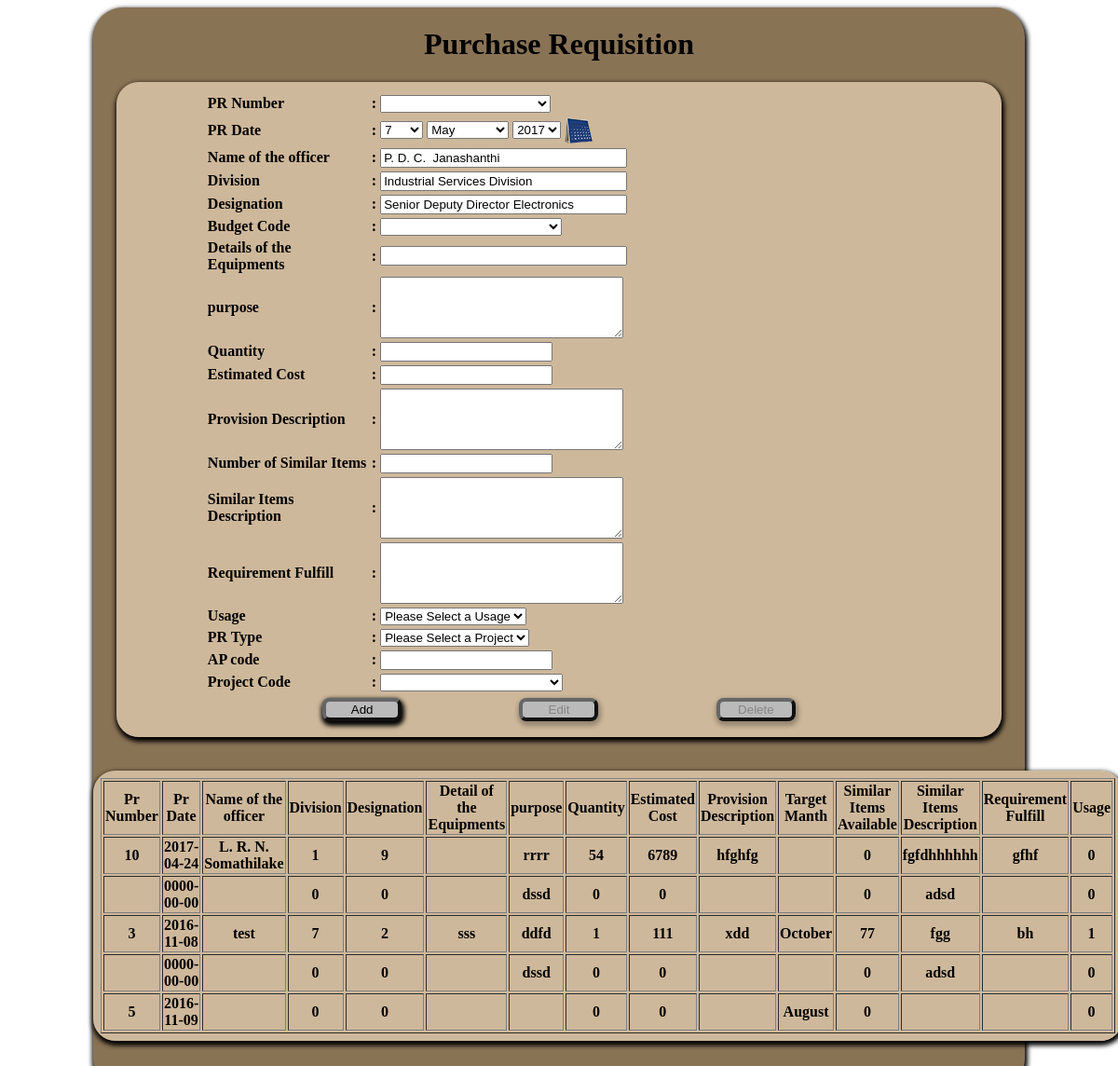
/pr_request.php (signed in), run on the app's committed database.
### tables this page shows
CREATE TABLE `emp_details_tbl` (
  `EmpNo` int(10) NOT NULL,
  `tec_member` varchar(10) NOT NULL,
  `Title` varchar(10) DEFAULT NULL,
  `Fullname` varchar(200) DEFAULT NULL,
  `NICNum` varchar(10) DEFAULT NULL,
  `DOB` date DEFAULT NULL,
  `Gender` varchar(6) DEFAULT NULL,
  `Email` varchar(100) DEFAULT NULL,
  `MobileNo` varchar(15) DEFAULT NULL,
  `DateofAppoinment` date DEFAULT NULL,
  `DivisionCode` int(5) DEFAULT NULL,
  `DesigCode` int(5) DEFAULT NULL,
  `EmpTypeCode` int(2) DEFAULT NULL,
  `CategoryCode` int(3) DEFAULT NULL,
  `RetirementDT` date DEFAULT NULL
);

CREATE TABLE `division_tbl` (
  `DivisionCode` int(5) NOT NULL,
  `Division` varchar(150) DEFAULT NULL,
  `sh_code` varchar(5) NOT NULL,
  `category` char(1) NOT NULL
);

CREATE TABLE `designation_tbl` (
  `DesigCode` int(5) NOT NULL,
  `Designation` varchar(150) NOT NULL
);

CREATE TABLE `pc_pr_dtls_tbl` (
  `pr_dtls_code` int(11) NOT NULL,
  `pr_no` varchar(25) NOT NULL,
  `applicant` int(10) NOT NULL,
  `serial_no` int(10) NOT NULL,
  `DivisionCode` int(5) NOT NULL,
  `Name_officer` varchar(300) NOT NULL,
  `descrip` varchar(200) NOT NULL,
  `pr_date` date NOT NULL,
  `quantity` double NOT NULL,
  `pur_ type` varchar(400) NOT NULL,
  `purpose` varchar(600) NOT NULL,
  `DesigCode` int(5) NOT NULL,
  `Dtls_of_equipment` varchar(1000) NOT NULL,
  `est_cost` double NOT NULL,
  `act_cost` double NOT NULL,
  `bud_pro_des` text NOT NULL,
  `alter_source` text NOT NULL,
  `provision_des` varchar(600) NOT NULL,
  `simiar_item` int(10) NOT NULL,
  `similar_des` text NOT NULL,
  `head_rec` int(10) NOT NULL,
  `head_rec_date` date NOT NULL,
  `head_rec_sta` varchar(3) NOT NULL,
  `rec_ddg` int(10) NOT NULL,
  `rec_ddg_date` date NOT NULL,
  `rec_ddg_sta` varchar(3) NOT NULL,
  `autri_dg` int(10) NOT NULL,
  `autri_dg_date` date NOT NULL,
  `autri_dg_sta` varchar(3) NOT NULL,
  `usage_no` int(11) NOT NULL,
  `req_fulfill` varchar(1000) NOT NULL,
  `target_month` varchar(500) NOT NULL,
  `pro_code` varchar(20) NOT NULL,
  `pr_type_no` int(11) NOT NULL,
  `file_no` varchar(25) NOT NULL,
  `remarks` varchar(10) DEFAULT NULL,
  `ap_code` varchar(20) NOT NULL
);

### phpfncs/Database.php (called while the page is built, shortened)
<?php
class DBOperations
{
private $ServerCon;
	public function Connect_to_DB($db)
	{
	$this->ServerCon = mysql_connect("localhost","root","");
	if (!$this->ServerCon)
		  {
		  die('Could not connect: ' . mysql_error());
		  }
	  else
		  {
			$this->DbCon =mysql_select_db('misaccdb', $this->ServerCon);
		  }
	}
	public function Exe_Qry($query)
	{
			$result = mysql_query($query, $this->ServerCon);
				if(!$result)
				{
					die('DB Error: ' . mysql_error(). " <br/>" .$query);
					echo '<script> alert ("'. mysql_error() .'"); </script>';
				}
				else
				{
					return $result;
				}
	}
	public function Next_Record($result)
	{
			return mysql_fetch_array($result);
	}
}
?>

### pr_request.php (the view, shortened to what this page needs)
<html>
<head>
<?php
require_once ("phpfncs/Database.php");
$db =new DBOperations('d');
$fncs= new FRMOperations();
$butOp=false;
$Quantity="";
$EstCost="";
    if (isset($_POST['apcode']))
{
	$apcode=$_POST['apcode'];
}
else
{
	$apcode="";
}
if (isset($_POST['dtls_of_equipment']))
{
	$dtls_of_equipment=$_POST['dtls_of_equipment'];
}
else
{
	$dtls_of_equipment="";
}
if (isset($_POST['purpose']))
{
	$purpose=$_POST['purpose'];
}
else
{
	$purpose="";
}
if (isset($_POST['Quantity']))
{
	$Quantity=$_POST['Quantity'];
}
else
{
	$Quantity="";
}
if (isset($_POST['provision_des']))
{
	$provision_des=$_POST['provision_des'];
}
else
{
	$provision_des="";
}
if (isset($_POST['EstCost']))
{
	$EstCost=$_POST['EstCost'];
}
else
{
	$EstCost="";
}
if (isset($_POST['provision_des']))
{
	$provision_des=$_POST['provision_des'];
}
else
{
	$provision_des="";
}
if (isset($_POST['PsEqi']))
{
	$PsEqi=$_POST['PsEqi'];
}
else
{
	$PsEqi="";
}
if (isset($_POST['req_fulfill']))
{
	$req_fulfill=$_POST['req_fulfill'];
}
else
{
	$req_fulfill="";
}
?>
<link href="css/Css_file.css" rel="stylesheet" type="text/css">
</head>
<body onLoad="sessSet('pr_request.php')" onClick="mytstfunc()">
<div id="wrapp">
 <form id="form1" name="form1" method="post" action="" >
  <table id="wrapped2" align="center" width="136%"  border="0" cellpadding="10" cellspacing="1">
   <caption>
   <h1>Purchase Requisition</h1>
   </caption>
   <tr>
    <td><table border="0" align="center">
      <tr>
       <th width="172" align="left">PR Number</th>
       <th width="5">:</th>
       <td width="569"><?php
	   	echo'<select name = "PrCodeLst" id = "PrCodeLst"  onChange="document.form1.submit()">
		<option value="new">Please Select a Pr Number</option>';
		$ress = $db->Exe_Qry("SELECT pr_no FROM pc_pr_dtls_tbl");
		while ($roww = $db->Next_Record($ress))
	    {
	        echo "<OPTION VALUE=".$roww["pr_no"].">".$roww["pr_no"]."</OPTION>";
		}
		echo'</select>';
	   ?>
       </td>
      </tr>
      <tr>
       <th align="left">PR Date</th>
       <th>:</th>
       <td><?php $fncs->CrtCalender("Prdate",date('y-m-d'),0);?></td>
      </tr>
      <tr>
       <th align="left">Name of the officer</th>
       <th>:</th><?php
	    $empno = $_SESSION['proclogin_un'];
	$ress = $db->Exe_Qry("select * from emp_details_tbl WHERE EmpNo='$empno'");
		while ($roww = $db->Next_Record($ress))
	    {
	       $fullname=$roww["Fullname"];
		}?>
       <td><input type="text" name="name_officer" id="name_officer" size="30" value="<?php echo $fullname;
		?>" /></td>
      </tr>
       <tr>
       <th align="left">Division</th>
       <th>:</th><?php
	    $empno = $_SESSION['proclogin_un'];
	$ress = $db->Exe_Qry("select * from division_tbl WHERE DivisionCode=(SELECT DivisionCode FROM emp_details_tbl WHERE EmpNo='$empno')");
		while ($roww = $db->Next_Record($ress))
	    {
	       $division=$roww["Division"];
		}?>
       <td><input type="text" name="divisionCode" id="divisionCode" size="30" value="<?php echo $division;
		?>" /></td>
      </tr>
       <tr>
       <th align="left">Designation</th>
       <th>:</th><?php
	    $empno = $_SESSION['proclogin_un'];
	$ress = $db->Exe_Qry("select * from designation_tbl WHERE DesigCode=(SELECT DesigCode FROM emp_details_tbl WHERE EmpNo='$empno')");
		while ($roww = $db->Next_Record($ress))
	    {
	       $desig=$roww["Designation"];
		}?>
       <td><input type="text" name="desigCode" id="desigCode" size="30" value="<?php echo $desig;
		?>" /></td>
      </tr>
	    <tr>
       <th align="left">Budget Code</th>
       <th>:</th>
       <td><select name="budCode" id = "budCode"  onChange="document.form1.submit()">
       </select></td>
      </tr>
	   <tr>
       <th align="left">Details of the Equipments</th>
       <th>:</th>
       <td><input type="text" name="dtls_of_equipment" id="dtls_of_equipment" size="30" value="<?php echo $dtls_of_equipment;?>" /></td>
      </tr>
	   <tr>
       <th align="left">purpose</th>
       <th>:</th>
       <td><textarea type="text" name="purpose" id="purpose"rows="4" cols="30"> <?php echo $purpose;?> </textarea> </td>
      </tr>
      <tr>
       <th align="left">Quantity</th>
       <th>:</th>
       <td><input type="text" name="Quantity" id="Quantity" value="<?php echo $Quantity;?>" /> </td>
      </tr>
      <tr>
       <th align="left">Estimated Cost</th>
       <th>:</th>
       <td><input type="text" name="EstCost" id="EstCost" value="<?php echo $EstCost;?>" /> </td>
      </tr>
      <tr>
       <th align="left">Provision Description</th>
       <th>:</th>
       <td><textarea type="text" name="provision_des" id="provision_des"rows="4" cols="30"> <?php echo $provision_des;?> </textarea> </td>
      </tr>
       <tr>
       <th align="left"> Number of Similar Items</th>
       <th>:</th>
       <td><input type="text" name="SimItems" id="SimItems" <?php echo $SimItems;?>/></td>
      </tr>
      <tr>
       <th align="left">Similar Items Description</th>
       <th>:</th>
       <td><textarea type="text" name="PsEqi" id="PsEqi"  rows="4" cols="30"><?php echo $PsEqi;?></textarea></td>
      </tr>
      <tr>
       <th align="left"> Requirement Fulfill</th>
       <th>:</th>
       <td><textarea type="text" name="req_fulfill" id="req_fulfill" rows="4" cols="30"><?php echo $req_fulfill;?></textarea></td>
      </tr>
      <tr>
       <th align="left">Usage</th>
       <th>:</th>
       <td>
       <?php
	   	echo'<select name = "Usage" id = "Usage" >
		<option value="new">Please Select a Usage</option>';
		echo'</select>';
	   ?> </td>
      </tr>
	  <tr>
       <th align="left">PR Type</th>
       <th>:</th>
       <td>
       <?php
	   	echo'<select name = "Pr_type" id = "Pr_type" >
		<option value="new">Please Select a Project</option>';
		echo'</select>';
	   ?></td>
      </tr>
        <tr>
       <th align="left">AP code</th>
       <th>:</th>
       <td><input type="text" name="apcode" id="apcode" value="<?php echo $apcode;?>" /> </td>
      </tr>
        <tr>
       <th align="left">Project Code</th>
       <th>:</th>
       <td>
       <?php
	   	echo'<select name = "pCode" id = "pCode" >
		<option value="new">Please Select a Project Code</option>';
		echo'</select>';
	   ?></td>
        </tr>
      <tr>
       <td colspan="4"><table width="100%" border="0">
         <tr>
          <td class="tbrow" width="6%">&nbsp;</td>
          <td class="tbrow" width="22%"><div align="center">
            <input name="btnAdd" type="submit" id="btnAdd" value="Add" <?php if ($butOp){echo 'disabled="disabled"';}?> />
           </div></td>
          <td class="tbrow" width="22%"><div align="center">
            <input name="btnEdi" type="submit" id="btnEdi" value="Edit" <?php if ($butOp==false){echo 'disabled="disabled"';}?> />
           </div></td>
          <td class="tbrow" width="22%"><div align="center">
            <input name="btnDel" type="submit" id="btnDel" value="Delete" <?php if ($butOp==false){echo 'disabled="disabled"';}?> />
           </div></td>
          <td class="tbrow"  width="6%">&nbsp;</td>
         </tr>
        </table>
         </td>
      </tr>
   </table></td>
   </tr>
  </table>
  <br />
  <br />
  <table width="1429"  cellpadding="5" cellspacing="3" id="wrapped">
   <tr>
    <th width="1162">
    <table id="tbl_district" border="1"  align="center" style="font-size:16px;" >
    <tr>
    <th>Pr Number</th>
    <th>Pr Date</th>
    <th>Name of the officer</th>
	<th>Division</th>
	<th>Designation</th>
	<th>Detail of the Equipments</th>
	<th>purpose</th>
    <th>Quantity</th>
    <th>Estimated Cost</th>
    <th>Provision Description</th>
	<th>Target Manth</th>
    <th>Similar Items Available</th>
    <th>Similar Items Description</th>
    <th>Requirement Fulfill</th>
    <th>Usage</th>
    </tr>
    <?php
    $ress=$db->Exe_Qry("SELECT * FROM pc_pr_dtls_tbl;");
	while ($roww = $db->Next_Record($ress))
	    {
	        echo "<tr>
			<th>".$roww["pr_no"]."</th>
			<th>".$roww["pr_date"]."</th>
			<th>".$roww["Name_officer"]."</th>
			<th>".$roww["DivisionCode"]."</th>
			<th>".$roww["DesigCode"]."</th>
			<th>".$roww["Dtls_of_equipment"]."</th>
			<th>".$roww["purpose"]."</th>
			<th>".$roww["quantity"]."</th>
			<th>".$roww["est_cost"]."</th>
			<th>".$roww["provision_des"]."</th>
			<th>".$roww["target_month"]."</th>
			<th>".$roww["simiar_item"]."</th>
			<th>".$roww["similar_des"]."</th>
			<th>".$roww["req_fulfill"]."</th>
			<th>".$roww["usage_no"]."</th>
			</tr>";
		}
	?>
	</table>
    </th>
   </tr>
  </table>
 </form>
 <br />
 <br />
</div>
</body>
</html>

### css/Css_file.css (style rules this page uses)
Caption { color:#000000; white-space:nowrap; }
#wrapp { width:1000px; margin:auto; background:#897355; box-shadow:1px 3px 5px 2px; border-radius:2em; }
input[type="submit"],#browse,#start-upload,.butt { background:#bababa; border-radius: 8px; border-color:#666666; border-width:4px; width:85px; box-shadow:1px 3px 5px 2px; }
#wrapped { background:url(../images/inbg5.png); margin:auto; width:750px; box-shadow:1px 3px 5px 2px; border-radius:1.5em; }
#wrapped2 { background:url(../images/inbg5.png); margin:auto; width:95%; box-shadow:1px 3px 5px 2px; border-radius:1.5em; }
th, td { font-weight:bolder; vertical-align:central; color:#000; font-size:16px; }

### data on the page
emp_details_tbl: name_officer "P. D. C. Janashanthi"
division_tbl: divisionCode "Industrial Services Division"
designation_tbl: desigCode "Senior Deputy Director Electronics"
pc_pr_dtls_tbl: pr_no "10", pr_date "2017-04-24", Name_officer "L. R. N. Somathilake", DivisionCode "1", DesigCode "9", purpose "rrrr", quantity "54", est_cost "6789", provision_des "hfghfg", simiar_item "0", similar_des "fgfdhhhhhh", req_fulfill "gfhf", usage_no "0"
pc_pr_dtls_tbl: pr_date "0000-00-00", DivisionCode "0", DesigCode "0", purpose "dssd", quantity "0", est_cost "0", simiar_item "0", similar_des "adsd", usage_no "0"
pc_pr_dtls_tbl: pr_no "3", pr_date "2016-11-08", Name_officer "test", DivisionCode "7", DesigCode "2", Dtls_of_equipment "sss", purpose "ddfd", quantity "1", est_cost "111", provision_des "xdd", target_month "October", simiar_item "77", similar_des "fgg", req_fulfill "bh", usage_no "1"
pc_pr_dtls_tbl: pr_date "0000-00-00", DivisionCode "0", DesigCode "0", purpose "dssd", quantity "0", est_cost "0", simiar_item "0", similar_des "adsd", usage_no "0"
pc_pr_dtls_tbl: pr_no "5", pr_date "2016-11-09", DivisionCode "0", DesigCode "0", quantity "0", est_cost "0", target_month "August", simiar_item "0", usage_no "0"

### other printed values
form field value "7"
form field value "May"
form field value "2017"
